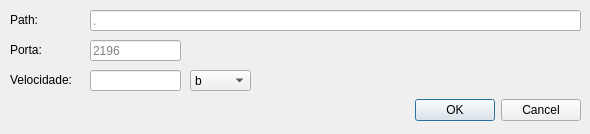
<?xml version="1.0" encoding="UTF-8"?>
<ui version="4.0">
 <class>main_form</class>
 <widget class="QDialog" name="main_form">
  <property name="geometry">
   <rect>
    <x>0</x>
    <y>0</y>
    <width>590</width>
    <height>134</height>
   </rect>
  </property>
  <property name="windowTitle">
   <string>Dialog</string>
  </property>
  <widget class="QDialogButtonBox" name="Signal_button_ui">
   <property name="geometry">
    <rect>
     <x>360</x>
     <y>90</y>
     <width>221</width>
     <height>41</height>
    </rect>
   </property>
   <property name="orientation">
    <enum>Qt::Horizontal</enum>
   </property>
   <property name="standardButtons">
    <set>QDialogButtonBox::Cancel|QDialogButtonBox::Ok</set>
   </property>
  </widget>
  <widget class="QLineEdit" name="BasePath_text_ui">
   <property name="geometry">
    <rect>
     <x>90</x>
     <y>10</y>
     <width>491</width>
     <height>21</height>
    </rect>
   </property>
   <property name="text">
    <string/>
   </property>
   <property name="dragEnabled">
    <bool>true</bool>
   </property>
   <property name="placeholderText">
    <string>.</string>
   </property>
  </widget>
  <widget class="QLabel" name="BasePath_label_ui">
   <property name="geometry">
    <rect>
     <x>10</x>
     <y>10</y>
     <width>67</width>
     <height>20</height>
    </rect>
   </property>
   <property name="text">
    <string>Path:</string>
   </property>
  </widget>
  <widget class="QLabel" name="Port_label_ui">
   <property name="geometry">
    <rect>
     <x>10</x>
     <y>40</y>
     <width>67</width>
     <height>20</height>
    </rect>
   </property>
   <property name="text">
    <string>Porta:</string>
   </property>
  </widget>
  <widget class="QLineEdit" name="Port_text_ui">
   <property name="geometry">
    <rect>
     <x>90</x>
     <y>40</y>
     <width>91</width>
     <height>21</height>
    </rect>
   </property>
   <property name="placeholderText">
    <string>2196</string>
   </property>
  </widget>
  <widget class="QLabel" name="Speed_label_ui">
   <property name="geometry">
    <rect>
     <x>10</x>
     <y>70</y>
     <width>81</width>
     <height>20</height>
    </rect>
   </property>
   <property name="text">
    <string>Velocidade:</string>
   </property>
  </widget>
  <widget class="QLineEdit" name="Speed_text_ui">
   <property name="geometry">
    <rect>
     <x>90</x>
     <y>70</y>
     <width>91</width>
     <height>21</height>
    </rect>
   </property>
  </widget>
  <widget class="QComboBox" name="Unit_box_ui">
   <property name="geometry">
    <rect>
     <x>190</x>
     <y>70</y>
     <width>61</width>
     <height>21</height>
    </rect>
   </property>
   <item>
    <property name="text">
     <string>b</string>
    </property>
   </item>
   <item>
    <property name="text">
     <string>Kb</string>
    </property>
   </item>
   <item>
    <property name="text">
     <string>Mb</string>
    </property>
   </item>
   <item>
    <property name="text">
     <string>Gb</string>
    </property>
   </item>
  </widget>
 </widget>
 <resources/>
 <connections>
  <connection>
   <sender>Signal_button_ui</sender>
   <signal>accepted()</signal>
   <receiver>main_form</receiver>
   <slot>accept()</slot>
   <hints>
    <hint type="sourcelabel">
     <x>248</x>
     <y>254</y>
    </hint>
    <hint type="destinationlabel">
     <x>157</x>
     <y>274</y>
    </hint>
   </hints>
  </connection>
  <connection>
   <sender>Signal_button_ui</sender>
   <signal>rejected()</signal>
   <receiver>main_form</receiver>
   <slot>reject()</slot>
   <hints>
    <hint type="sourcelabel">
     <x>316</x>
     <y>260</y>
    </hint>
    <hint type="destinationlabel">
     <x>286</x>
     <y>274</y>
    </hint>
   </hints>
  </connection>
 </connections>
</ui>
